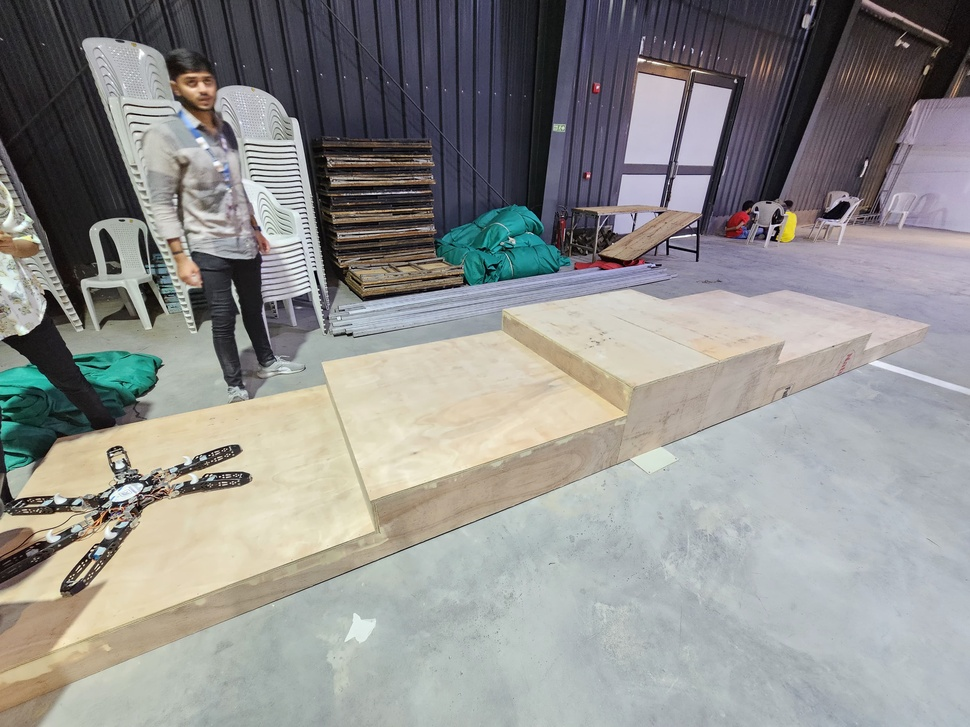
//> input picture Distance_Calculations_WRT_Stairs/stair.jpg, 970 x 727 px, shrunk from 4000 x 3000 before the run, given in place of stair.png, which was not available
$ ./stairDetection1   (built with g++ and OpenCV 4)
//> lines starting //> are read from the running program, lines starting //| are printed output that depends on the picture; after the words box and inside, x2 and y2 are one past the last pixel; in counts of white or black regions, pixels touching at a corner belong together; pictures that were not available may be replaced by others from this repository, and a replacement may not be noted
#include "opencv2/highgui/highgui.hpp"
#include "opencv2/imgproc/imgproc.hpp"
#include <iostream>

using namespace cv;
using namespace std;

int main()
{

    Mat img = imread("stair.png");
//> img is the input picture: 727 rows x 970 cols, CV_8UC3; mean B, G, R 141.4, 143.4, 143.8
    imshow("Source",img);

    //Apply Gaussian blur to get good results
    GaussianBlur(img,img,Size(5,5),0,0);

    Mat dst, out_img,control;
    Canny(img, dst, 80, 240, 3);
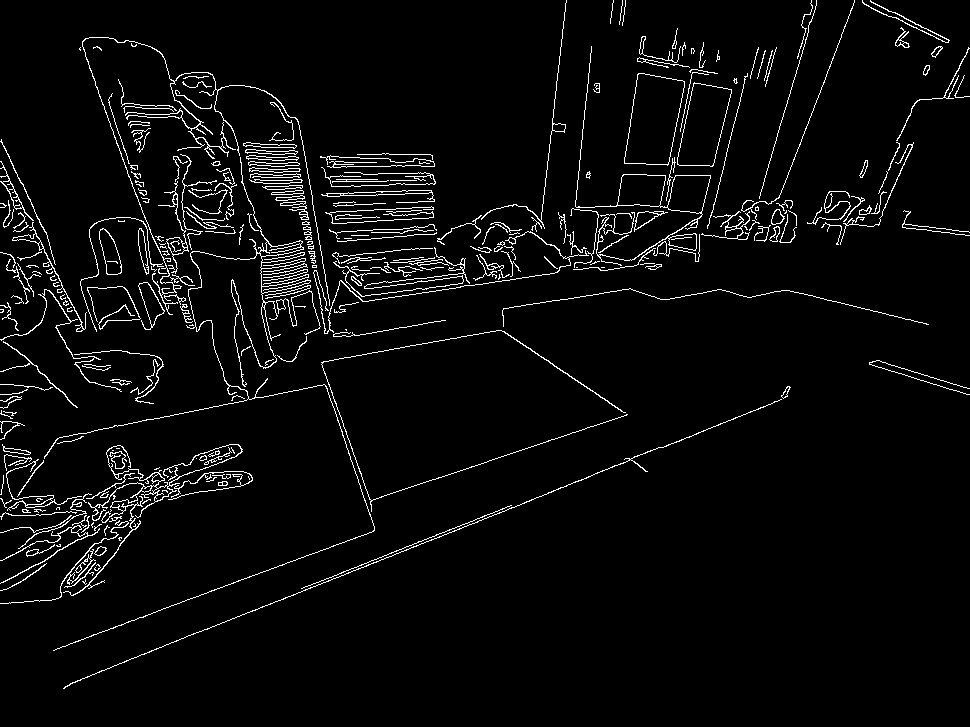
//> dst: 727 rows x 970 cols, CV_8UC1; 4% white in thin lines or dots
    cvtColor(dst, out_img, CV_GRAY2BGR);
//> out_img: 727 rows x 970 cols, CV_8UC3; 4% white in thin lines or dots
    cvtColor(dst, control, CV_GRAY2BGR);

    vector<int> y_keeper_for_lines;
    vector<Vec4i> lines;
    HoughLinesP(dst, lines, 1, CV_PI/180, 30, 40, 5 );
//> lines = 65 lines (x1, y1, x2, y2), first 8: [650, 451, 787, 396], [158, 610, 373, 531], [270, 604, 512, 507], [411, 545, 511, 505], [250, 180, 301, 179], [337, 420, 374, 529], [397, 291, 449, 285], [813, 296, 928, 324]

    for( size_t i = 1; i < lines.size(); i++ )
    {
        Vec4i l = lines[i];
        line( control, Point(l[0], l[1]), Point(l[2], l[3]), Scalar(0,0,255), 3, CV_AA);
    }
//> this loop made 64 passes
//> l on passes 1 to 12: [158, 610, 373, 531], [270, 604, 512, 507], [411, 545, 511, 505], [250, 180, 301, 179], [337, 420, 374, 529], [397, 291, 449, 285], [813, 296, 928, 324], [574, 209, 591, 46], [578, 250, 629, 260], [503, 331, 627, 414], [344, 181, 386, 181], [517, 278, 558, 271]
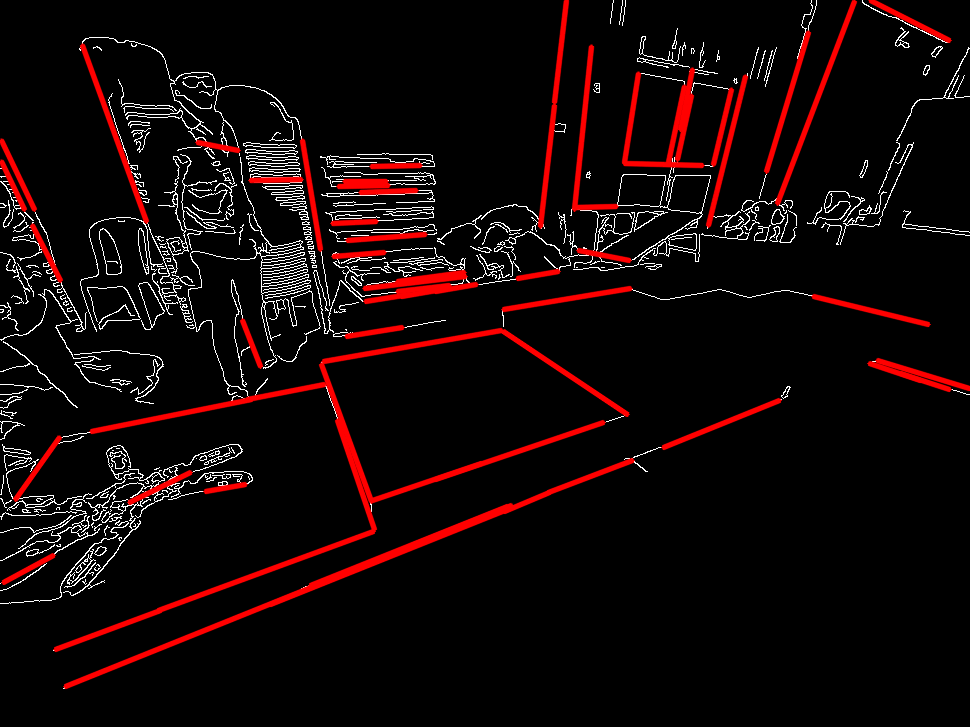
//> control: 727 rows x 970 cols, CV_8UC3; mean B, G, R 7.7, 7.7, 19.3

    Vec4i l = lines[0];
//> l = [650, 451, 787, 396]
    line( out_img, Point(0, l[1]), Point(img.cols, l[1]), Scalar(0,0,255), 3, CV_AA);
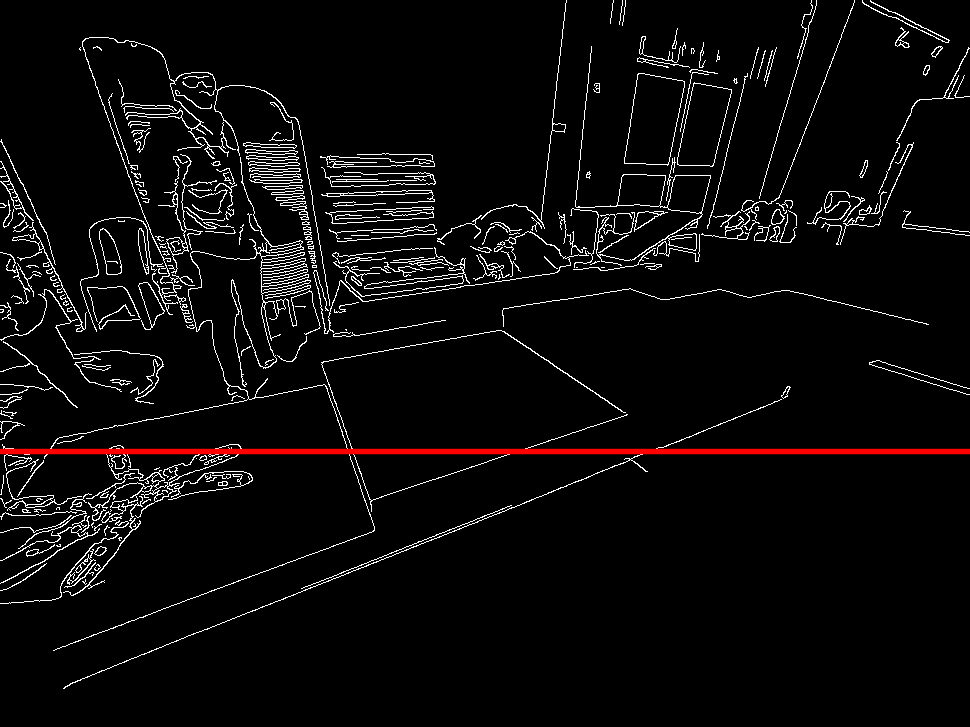
//> out_img: 727 rows x 970 cols, CV_8UC3; mean B, G, R 10.1, 10.1, 12
    y_keeper_for_lines.push_back(l[1]);
//> y_keeper_for_lines = [451]

    int okey = 1;
    int stair_counter = 1;

    for( size_t i = 1; i < lines.size(); i++ )
    {
        Vec4i l = lines[i];
        for(int m:y_keeper_for_lines)
        {
            if(abs(m-l[1])<15)
                okey = 0;

        }
        if(okey)
        {
            line( out_img, Point(0, l[1]), Point(img.cols, l[1]), Scalar(0,0,255), 3, CV_AA);
            y_keeper_for_lines.push_back(l[1]);
            stair_counter++;
        }
        okey = 1;

    }
//> this loop made 64 passes
//> (l, okey) on passes 1 to 12: ([158, 610, 373, 531], 1), ([270, 604, 512, 507], 0), ([411, 545, 511, 505], 1), ([250, 180, 301, 179], 1), ([337, 420, 374, 529], 1), ([397, 291, 449, 285], 1), ([813, 296, 928, 324], 0), ([574, 209, 591, 46], 1), ([578, 250, 629, 260], 1), ([503, 331, 627, 414], 1), ([344, 181, 386, 181], 0), ([517, 278, 558, 271], 0)
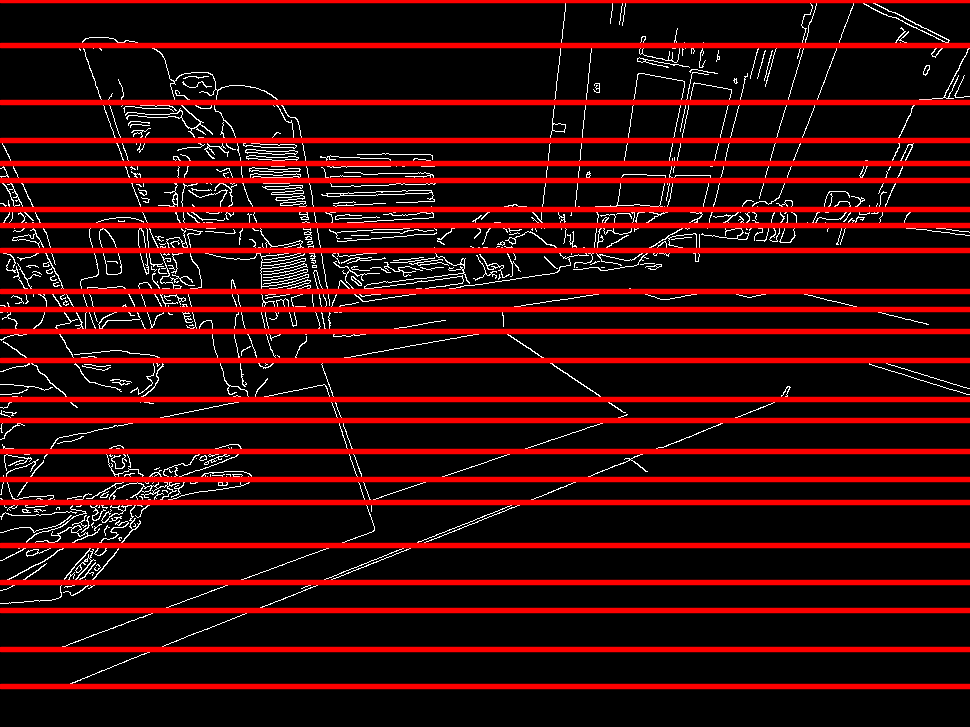
//> out_img: 727 rows x 970 cols, CV_8UC3; mean B, G, R 8, 8, 51.1
//> after the loop, okey = 1; stair_counter = 23
    putText(out_img,"Stair number:" + to_string(stair_counter),Point(40,60),FONT_HERSHEY_SIMPLEX,1.5,Scalar(0,255,0),2);
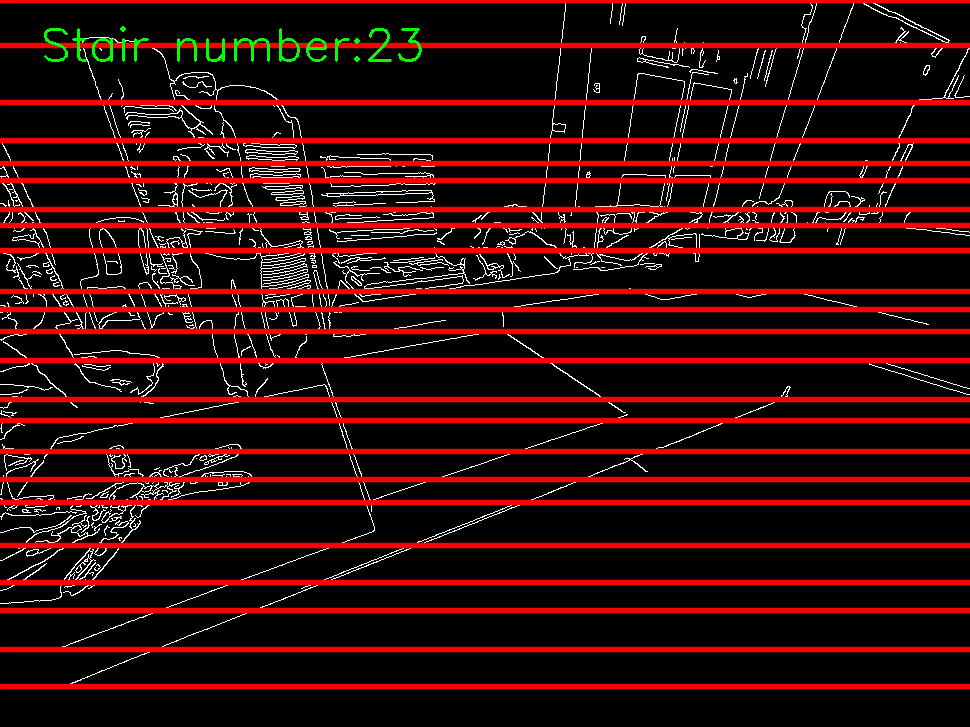
//> out_img: 727 rows x 970 cols, CV_8UC3; 0.35% of pixels changed, all inside (x1, y1, x2, y2) = (44, 26, 422, 62)
    imshow("Before", img);
    imshow("Control", control);
    imshow("detected lines", out_img);
    waitKey(0);
    return 0;
}
